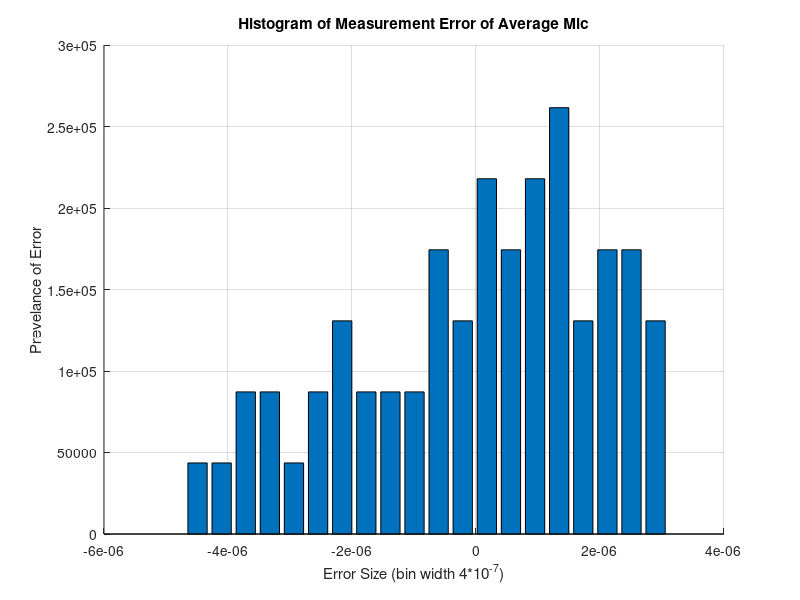
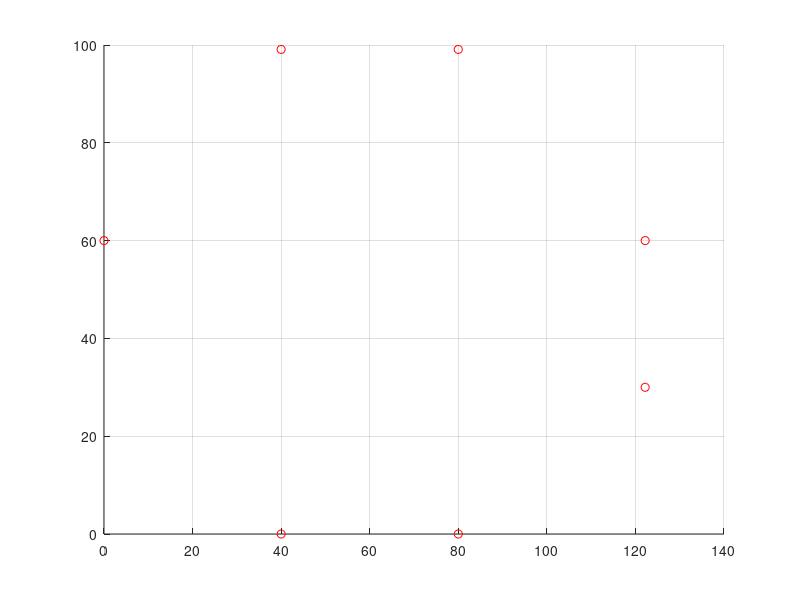

MATLAB code for these plots, in order:
%% Init
clear; clc; clf;
mic.y.data = importdata("calibration.mat");

%% 1
mic.y.err = zeros(size(mic.y.data));

for i=1:7
   mic.y.err(:,i) = detrend(mic.y.data(:,i)); 
end

mic.y.errAvg = mean(mic.y.err,2);
mic.bias = mean(mic.y.err,1);
mic.var = var(mic.y.err,1);


figure(1)
hold on; grid on;
title('Histogram of Measurement Error of Average Mic')
xlabel('Error Size (bin width 4*10^{-7})')
ylabel('Prevelance of Error')
[N, l] = hist(mic.y.errAvg,20);
Wb=l(2)-l(1); % Bin width
Ny = length(mic.y.errAvg); % Nr of samples
bar(l, N/(Ny*Wb));
% clear i l N Ny Wb;

%% 2 a
experiment = importdata("experiment.mat");
experiment.mic_locations = 100.*experiment.mic_locations;

% substracting the mic bias from measurements
calibrated = zeros(size(experiment.y));
for i=1:length(experiment.y(:,1))
    calibrated(i,:) = experiment.y(i,:)-mic.bias;
end

%% 2 b

% theta = [x y tau_k]
th_hat0 = [10 60 0];

%ftheta = (%?? ,experiment.mic_locations);

% min eps|sig --> min [y-f(theta)], because y = f(theta)+eps
% With f(theta) equals tau+d/c 
% y does not incluse bias(calibrated data)

%% plotting 2

figure(2)
hold on; grid on;
for i = 1:7
    plot(experiment.mic_locations(i,1),experiment.mic_locations(i,2), 'ro')
end

%% Functions
function [th_hat, diagP] = nls(yk,stds,th_hat0,maxiter,mic_locations)
    th_hat = [th_hat0 ; zeros(length(experiment.y(:,1))-1,3)];

end

function dF = Jacobian(theta,mic_locations)
    c = 343; % speed of sound in [m/s]
    
end

function ftheta = f(th_hat,mic_locations)
    % size th_hat = 3 by 7
    % size ftheta = 7 by 1
    ftheta = zeros(length(mic_locations(:,1)),1);
    c = 343; % speed of sound in [m/s]
    
    for m=1:7
        % f(theta)  = tau_k    + (1/c) * d
        %d_m(theta) = theta(3) + (1/c) * (theta-p_m)^T * (theta-p_m)
        ftheta(k) = th_hat(3) + (1/c) * sqrt((th_hat(1:2)-mic_locations(m,:)) * (th_hat(1:2)-mic_locations(m,:)'));
    end
end